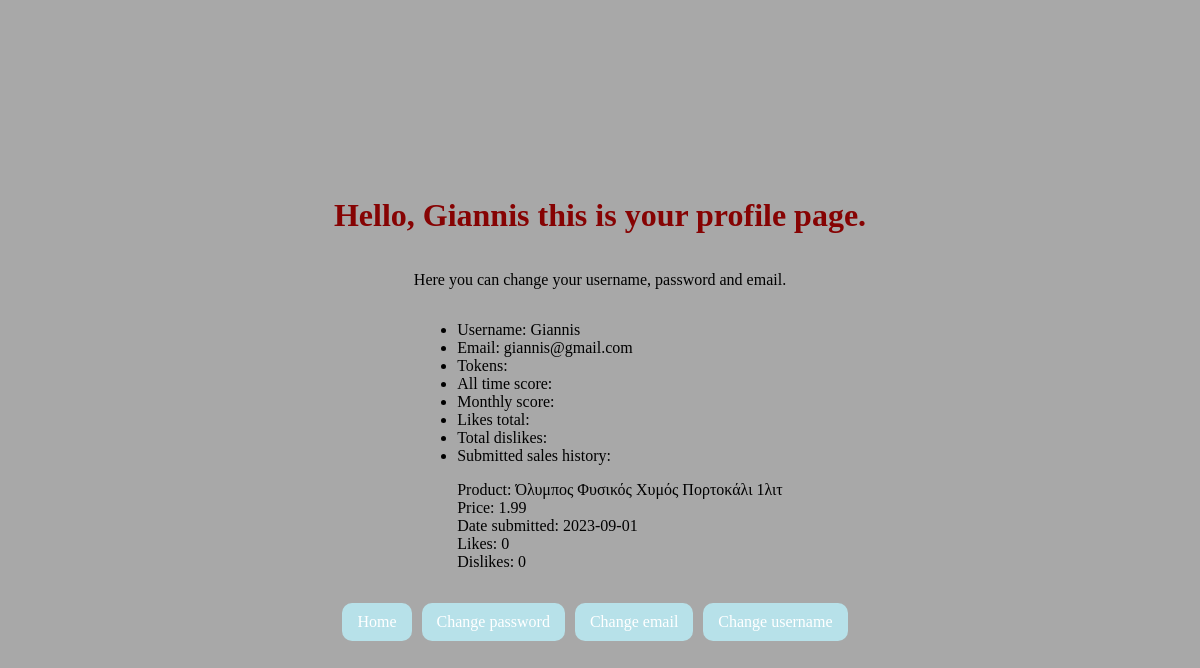
Page /profile.php (signed in) on the committed database.
### tables this page shows
CREATE TABLE `sales` (
  `id` int(11) NOT NULL,
  `price` double NOT NULL,
  `date` date NOT NULL,
  `active` tinyint(1) NOT NULL,
  `likes` int(11) NOT NULL DEFAULT 0,
  `dislikes` int(11) NOT NULL DEFAULT 0,
  `stock` tinyint(4) NOT NULL DEFAULT 1,
  `shop_id` int(11) NOT NULL,
  `user_id` int(11) NOT NULL,
  `product_id` int(11) NOT NULL
);

CREATE TABLE `products` (
  `id` int(11) NOT NULL,
  `name` varchar(255) NOT NULL,
  `category` varchar(255) NOT NULL,
  `subcategory` varchar(255) NOT NULL
);

### profile.php (the view, shortened to what this page needs)
<?php
include "db_conn.php";
if(isset($_SESSION['id']) && isset($_SESSION['user_name']))
{
    $id = $_SESSION['id'];
    $uname = $_SESSION['user_name'];
    $email = $_SESSION['email'];
    $sqlemail = "SELECT * FROM users WHERE user_name='$uname' AND email='$email'";
    $result = mysqli_query($conn,$sqlemail);
    $row = mysqli_fetch_assoc($result);
    $sqlsales = "SELECT products.name, sales.price, sales.date, sales.likes, sales.dislikes FROM sales INNER JOIN products ON sales.product_id = products.id WHERE sales.user_id = '$id'";
    $sales_result = mysqli_query($conn,$sqlsales);
    ?>
    <!DOCTYPE html>
    <html>
    <head>
        <link rel="stylesheet" type="text/css" href="style.css">
    </head>
    <body>
        <h1>Hello, <?php echo $_SESSION['user_name']; ?> this is your profile page. </h1>
        <p>Here you can change your username, password and email.</p>
        <ul>
            <li>Username: <?php echo $_SESSION['user_name']; ?> </li>
            <li>Email: <?php echo $_SESSION['email']; ?></li>
            <li>Tokens: <?php echo $row['tokens']; ?></li>
            <li>All time score: <?php echo $row['score']; ?></li>
            <li>Monthly score: <?php echo $row['monthly_score']; ?></li>
            <li>Likes total: <?php echo $row['likes']; ?></li>
            <li>Total dislikes: <?php echo $row['dislikes']; ?></li>
            <li>Submitted sales history: <?php while($sales_row = mysqli_fetch_array($sales_result)) {
                $price = $sales_row['price'];
                $date = $sales_row['date'];
                $name = $sales_row['name'];
                $likes = $sales_row['likes'];
                $dislikes = $sales_row['dislikes'];
                echo '<p>'.'Product: '.$name.'<br>'.'Price: '.$price.'<br>'.'Date submitted: '.$date.'<br>'.'Likes: '.$likes.'<br>'.'Dislikes: '.$dislikes.'</p>';
            }?></li>
        </ul>
        <nav>
            <a href="change-username.php">Change username</a>
            <a href="change-email.php">Change email</a>
            <a href="change-password.php">Change password</a>
            <a href="home.php">Home</a>
        </nav>
    </body>
    </html>
    <?php
}
else
{
    header("Location: index.php");
    exit();
}

### style.css (style rules this page uses)
body { background: #a8a8a8; display: flex; justify-content: center; align-items: center; height: 100vh; flex-direction: column; }
* { font-family: cursive; box-sizing: padding-box; }
h1 { text-align: center; color: rgb(134, 3, 3); }
a { float: right; background: rgb(183, 225, 233); padding: 10px 15px; color: #fff; border-radius: 10px; margin-right: 10px; border: none; text-decoration: none; }

### rows in the picture
sales: product.name "Όλυμπος Φυσικός Χυμός Πορτοκάλι 1λιτ", price "1.99", date "2023-09-01", likes "0", dislikes "0"

### other values in the picture
$_SESSION['user_name'] "Giannis"
$_SESSION['email'] "giannis@gmail.com"
